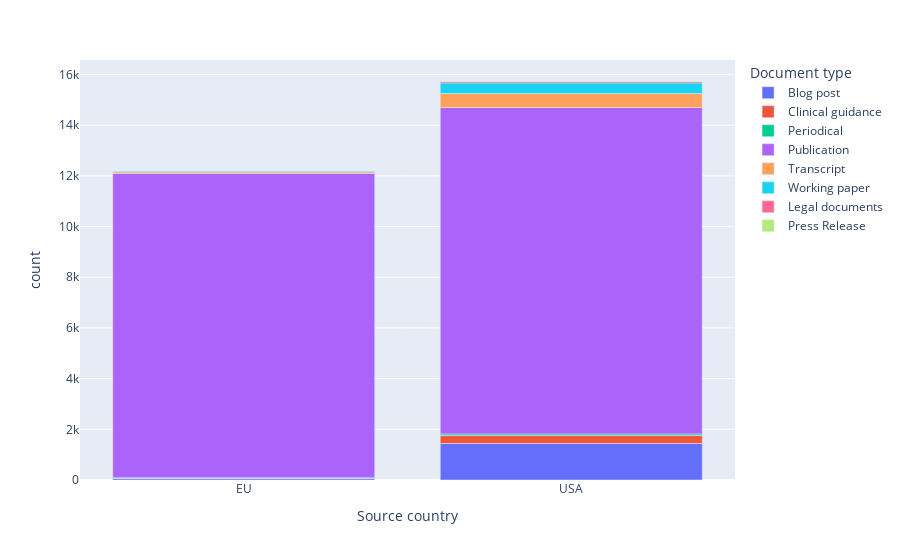

The cell this chart's notebook holds for it:
### Code cell
two_values_count_plot(df4, 'Source country', 'Document type')

### Figure 1 — Plotly figure (JSON) as saved in the notebook; plotly's stock layout.template omitted (floating-point values rounded to 4 significant figures)
{"data": [{"alignmentgroup": "True", "hovertemplate": "Document type=Blog post<br>Source country=%{x}<br>count=%{y}<extra></extra>", "legendgroup": "Blog post", "marker": {"color": "#636efa", "pattern": {"shape": ""}}, "name": "Blog post", "offsetgroup": "Blog post", "orientation": "v", "showlegend": true, "textposition": "auto", "type": "bar", "x": ["EU", "USA"], "xaxis": "x", "y": [74, 1440], "yaxis": "y"}, {"alignmentgroup": "True", "hovertemplate": "Document type=Clinical guidance<br>Source country=%{x}<br>count=%{y}<extra></extra>", "legendgroup": "Clinical guidance", "marker": {"color": "#EF553B", "pattern": {"shape": ""}}, "name": "Clinical guidance", "offsetgroup": "Clinical guidance", "orientation": "v", "showlegend": true, "textposition": "auto", "type": "bar", "x": ["EU", "USA"], "xaxis": "x", "y": [2, 313], "yaxis": "y"}, {"alignmentgroup": "True", "hovertemplate": "Document type=Periodical<br>Source country=%{x}<br>count=%{y}<extra></extra>", "legendgroup": "Periodical", "marker": {"color": "#00cc96", "pattern": {"shape": ""}}, "name": "Periodical", "offsetgroup": "Periodical", "orientation": "v", "showlegend": true, "textposition": "auto", "type": "bar", "x": ["EU", "USA"], "xaxis": "x", "y": [17, 66], "yaxis": "y"}, {"alignmentgroup": "True", "hovertemplate": "Document type=Publication<br>Source country=%{x}<br>count=%{y}<extra></extra>", "legendgroup": "Publication", "marker": {"color": "#ab63fa", "pattern": {"shape": ""}}, "name": "Publication", "offsetgroup": "Publication", "orientation": "v", "showlegend": true, "textposition": "auto", "type": "bar", "x": ["EU", "USA"], "xaxis": "x", "y": [12006, 12880], "yaxis": "y"}, {"alignmentgroup": "True", "hovertemplate": "Document type=Transcript<br>Source country=%{x}<br>count=%{y}<extra></extra>", "legendgroup": "Transcript", "marker": {"color": "#FFA15A", "pattern": {"shape": ""}}, "name": "Transcript", "offsetgroup": "Transcript", "orientation": "v", "showlegend": true, "textposition": "auto", "type": "bar", "x": ["EU", "USA"], "xaxis": "x", "y": [58, 549], "yaxis": "y"}, {"alignmentgroup": "True", "hovertemplate": "Document type=Working paper<br>Source country=%{x}<br>count=%{y}<extra></extra>", "legendgroup": "Working paper", "marker": {"color": "#19d3f3", "pattern": {"shape": ""}}, "name": "Working paper", "offsetgroup": "Working paper", "orientation": "v", "showlegend": true, "textposition": "auto", "type": "bar", "x": ["EU", "USA"], "xaxis": "x", "y": [26, 421], "yaxis": "y"}, {"alignmentgroup": "True", "hovertemplate": "Document type=Legal documents<br>Source country=%{x}<br>count=%{y}<extra></extra>", "legendgroup": "Legal documents", "marker": {"color": "#FF6692", "pattern": {"shape": ""}}, "name": "Legal documents", "offsetgroup": "Legal documents", "orientation": "v", "showlegend": true, "textposition": "auto", "type": "bar", "x": ["USA"], "xaxis": "x", "y": [59], "yaxis": "y"}, {"alignmentgroup": "True", "hovertemplate": "Document type=Press Release<br>Source country=%{x}<br>count=%{y}<extra></extra>", "legendgroup": "Press Release", "marker": {"color": "#B6E880", "pattern": {"shape": ""}}, "name": "Press Release", "offsetgroup": "Press Release", "orientation": "v", "showlegend": true, "textposition": "auto", "type": "bar", "x": ["USA"], "xaxis": "x", "y": [15], "yaxis": "y"}], "layout": {"barmode": "relative", "legend": {"title": {"text": "Document type"}, "tracegroupgap": 0}, "margin": {"t": 60}, "xaxis": {"anchor": "y", "domain": [0, 1], "title": {"text": "Source country"}}, "yaxis": {"anchor": "x", "domain": [0, 1], "title": {"text": "count"}}}}
